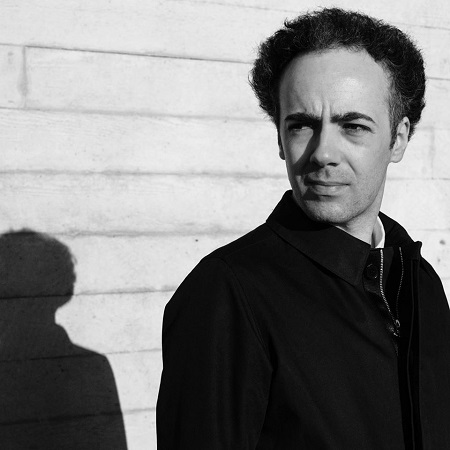
#> input picture A1/A1_resources/hc_1.jpg, 450 x 450 px
$ python Q7.py
#> lines starting #> are read from the running program, lines starting #| are printed output that depends on the picture
import numpy as np
import pdb

from skimage import img_as_ubyte
from skimage.io import imread
from skimage.transform import resize
import matplotlib.pyplot as plt


def histogram(img, bins):
    """Get Histogram."""
    histogram, bins = np.histogram(img, bins)
    histogram = histogram/histogram.sum()

    return histogram


def plot_histograms(histogram, image):
    plt.subplot(121)
    plt.plot(histogram)
    plt.subplot(122)
    plt.imshow(image, 'gray')
    plt.show()


if __name__ == "__main__":
    high_contrast = ["A1_resources/hc_1.jpg", "A1_resources/hc_2.jpg", "A1_resources/hc_3.jpeg"]
    low_contrast = ["A1_resources/lc_1.jpg", "A1_resources/lc_2.jpeg", "A1_resources/lc_3.jpg"]

    images = []
    for img_name in high_contrast + low_contrast:
        img = imread(img_name, as_gray=True)
#> img is the input picture: shape (450, 450) float64; min 0, max 1, mean 0.492
        img = resize(img, (500, 500), anti_aliasing=True)
#> img: shape (500, 500) float64
        img = img_as_ubyte(img)
        images.append(img)
#> pass 2 of the loop `for img_name in high_contrast + low_contrast:`:
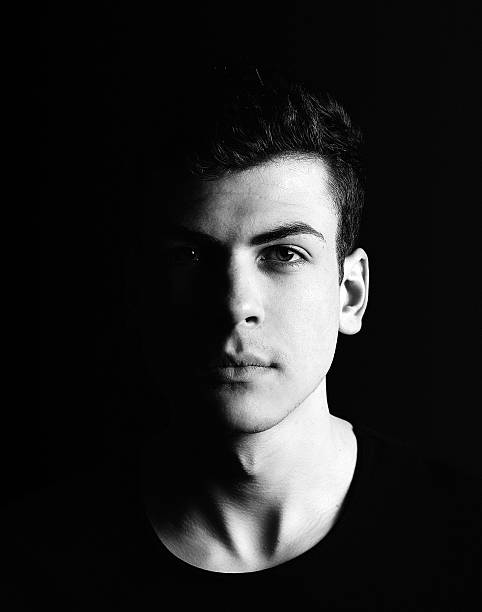
#> input picture A1/A1_resources/hc_2.jpg, 482 x 612 px
#> img is the input picture: shape (612, 482); min 0, max 255, mean 35.1
#> `img = resize(img, (500, 500), anti_aliasing=True)`:
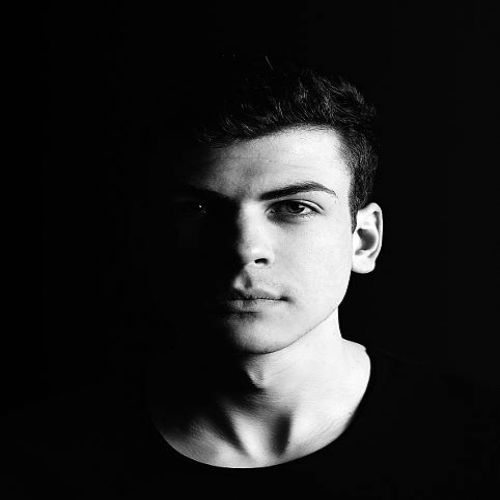
#> img: shape (500, 500) float64; min 0, max 1, mean 0.138
#> pass 3 of the loop `for img_name in high_contrast + low_contrast:`:
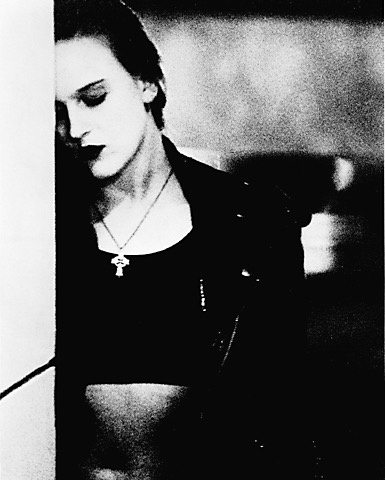
#> input picture A1/A1_resources/hc_3.jpeg, 385 x 480 px
#> img is the input picture: shape (480, 385); min 0, max 255, mean 91.9
#> `img = resize(img, (500, 500), anti_aliasing=True)`:
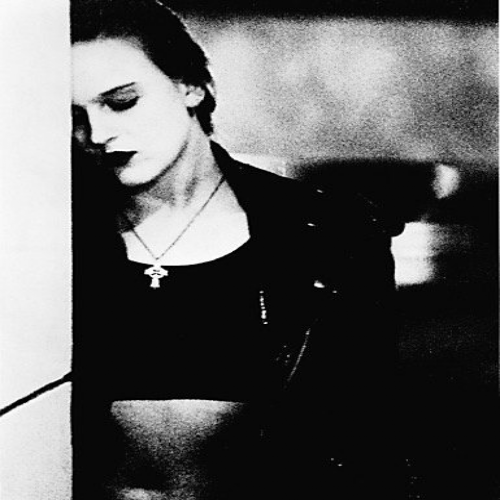
#> img: shape (500, 500) float64; min 0, max 1, mean 0.36
#> the loop made 6 passes; the first 3 are shown

    bins = list(range(0, 257))
#> bins = 257 values from 0 to 256
    histograms = [histogram(x, bins) for x in images]
#> in histogram, `histogram, bins = np.histogram(img, bins)`: histogram = 256 values, max 7635 at index 227, min 0 at index 252, mean 976.6; bins = 257 values from 0 to 256
#> in histogram, `histogram = histogram/histogram.sum()`: histogram = 256 values, max 0.0305 at index 227, min 0 at index 252, mean 0.00391
#> in histogram (call 4), `histogram, bins = np.histogram(img, bins)`: histogram = 256 values, max 20093 at index 254, min 0 at index 0, mean 976.6
#> in histogram (call 4), `histogram, bins = np.histogram(img, bins)`:
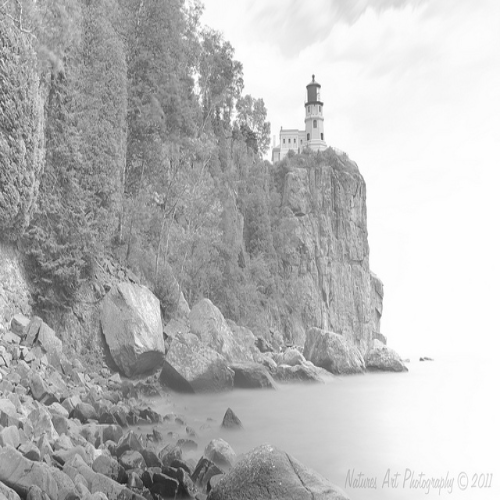
#> img: shape (500, 500); min 22, max 255, mean 185.2
#> in histogram (call 4), `histogram = histogram/histogram.sum()`: histogram = 256 values, max 0.0804 at index 254, min 0 at index 0, mean 0.00391
#> in histogram (call 5), `histogram, bins = np.histogram(img, bins)`: histogram = 256 values, max 7277 at index 211, min 0 at index 0, mean 976.6
#> in histogram (call 5), `histogram, bins = np.histogram(img, bins)`:
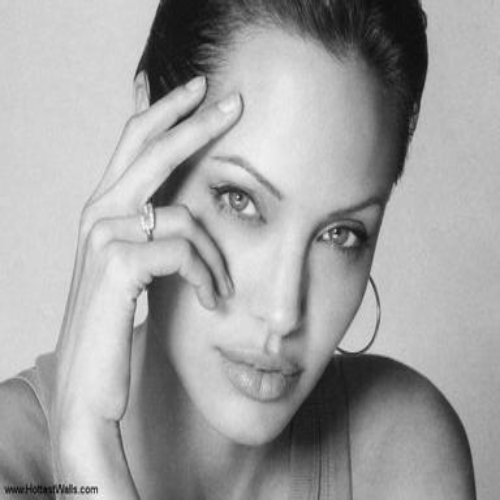
#> img: shape (500, 500); min 9, max 247, mean 162.7
#> in histogram (call 5), `histogram = histogram/histogram.sum()`: histogram = 256 values, max 0.0291 at index 211, min 0 at index 0, mean 0.00391
#> in histogram (call 6), `histogram, bins = np.histogram(img, bins)`: histogram = 256 values, max 9052 at index 202, min 0 at index 0, mean 976.6
#> in histogram (call 6), `histogram, bins = np.histogram(img, bins)`:
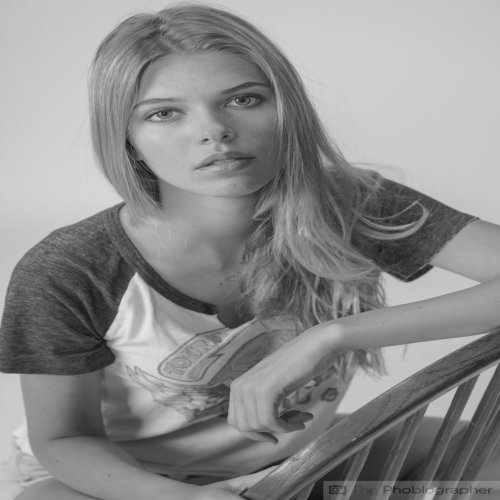
#> img: shape (500, 500); min 15, max 230, mean 140.5
#> in histogram (call 6), `histogram = histogram/histogram.sum()`: histogram = 256 values, max 0.0362 at index 202, min 0 at index 0, mean 0.00391

    print("High Contrast Histograms:")
    for h, img in zip(histograms[0:3], images[0:3]):
#> (the run stopped early here; a loop or call above may not have finished)
